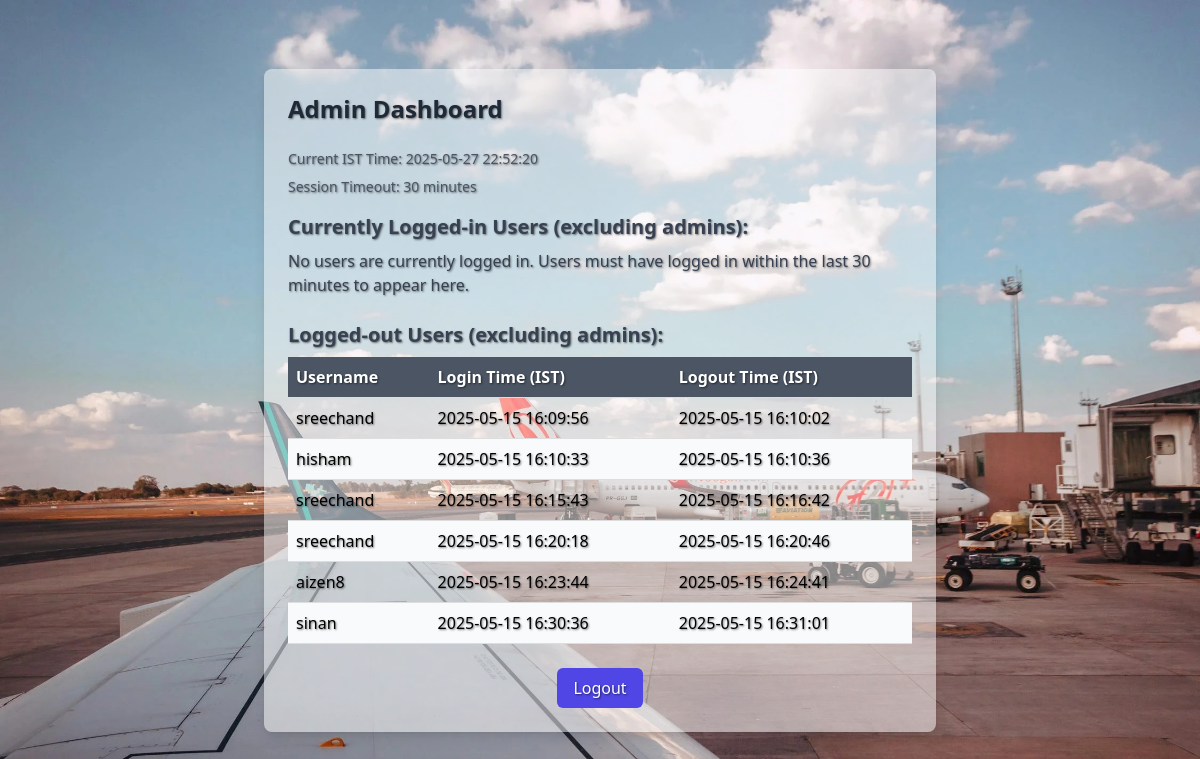
/admin (signed in), run on the app's committed database.
### tables this page shows
CREATE TABLE session_history (
                 id INTEGER PRIMARY KEY AUTOINCREMENT,
                 user_id INTEGER NOT NULL,
                 username TEXT NOT NULL,
                 login_time TEXT NOT NULL,
                 logout_time TEXT,
                 FOREIGN KEY (user_id) REFERENCES users(id)
                 );

### app.py (the view)
    def wrap(*args, **kwargs):
        if 'user_id' not in session:
            flash('Please log in to access this page.', 'error')
            return redirect(url_for('login'))
        print(f"Admin check - Session: user_id={session.get('user_id')}, is_admin={session.get('is_admin')}")
        if not session.get('is_admin'):
            flash('Admin access required.', 'error')
            return redirect(url_for('index'))
        return f(*args, **kwargs)

### app.py (called while the page is built, shortened)
def cleanup_expired_sessions(conn, c):
    try:
        c.execute("SELECT user_id, login_time FROM sessions")
        sessions = c.fetchall()
        current_time = datetime.utcnow()
        expired_ids = []
        if expired_ids:
            c.executemany("DELETE FROM sessions WHERE user_id = ?", [(id,) for id in expired_ids])
            conn.commit()
            print(f"Cleaned up {len(expired_ids)} expired sessions: {expired_ids}")
    except sqlite3.Error as e:
        print(f"Failed to clean up expired sessions: {str(e)}")

def admin_required(f):
    def wrap(*args, **kwargs):
        if 'user_id' not in session:
            flash('Please log in to access this page.', 'error')
            return redirect(url_for('login'))
        print(f"Admin check - Session: user_id={session.get('user_id')}, is_admin={session.get('is_admin')}")
        if not session.get('is_admin'):
            flash('Admin access required.', 'error')
            return redirect(url_for('index'))
        return f(*args, **kwargs)
    wrap.__name__ = f.__name__
    return wrap

### templates/admin.html (shortened to what this page needs)
<!DOCTYPE html>
<html lang="en">
<head>
    <script src="https://cdn.tailwindcss.com"></script>
</head>
<body class="flex items-center justify-center min-h-screen">
    <div class="w-full max-w-2xl bg-opacity-50 bg-white rounded-lg shadow-lg p-6">
        <h1 class="text-2xl font-bold text-gray-800 mb-6">Admin Dashboard</h1>
        <p class="text-gray-600 text-sm mb-2">Current IST Time: {{ current_time }}</p>
        <p class="text-gray-600 text-sm mb-4">Session Timeout: {{ session_timeout_minutes }} minutes</p>
        <h2 class="text-xl font-semibold text-gray-700 mb-2">Currently Logged-in Users (excluding admins):</h2>
        {% if logged_in_users %}
        <table class="mb-6">
            <thead>
                <tr>
                    <th>Username</th>
                    <th>Login Time (IST)</th>
                </tr>
            </thead>
            <tbody>
                {% for user in logged_in_users %}
                <tr>
                    <td>{{ user.username }}</td>
                    <td>{{ user.login_time }}</td>
                </tr>
                {% endfor %}
            </tbody>
        </table>
        {% else %}
        <p class="text-gray-700 mb-6">No users are currently logged in. Users must have logged in within the last {{
            session_timeout_minutes }} minutes to appear here.</p>
        {% endif %}
        <h2 class="text-xl font-semibold text-gray-700 mb-2">Logged-out Users (excluding admins):</h2>
        {% if logged_out_users %}
        <table class="mb-6">
            <thead>
                <tr>
                    <th>Username</th>
                    <th>Login Time (IST)</th>
                    <th>Logout Time (IST)</th>
                </tr>
            </thead>
            <tbody>
                {% for user in logged_out_users %}
                <tr>
                    <td>{{ user.username }}</td>
                    <td>{{ user.login_time }}</td>
                    <td>{{ user.logout_time }}</td>
                </tr>
                {% endfor %}
            </tbody>
        </table>
        {% else %}
        <p class="text-gray-700 mb-6">No users have logged out yet.</p>
        {% endif %}
        <div class="text-center">
            <a href="{{ url_for('logout') }}"
                class="inline-block px-4 py-2 bg-indigo-600 text-white rounded-md hover:bg-indigo-700 transition-colors duration-200">Logout</a>
        </div>
    </div>
</body>
</html>

### data on the page
session_history: username "sreechand", login_time "2025-05-15 16:09:56", logout_time "2025-05-15 16:10:02"
session_history: username "hisham", login_time "2025-05-15 16:10:33", logout_time "2025-05-15 16:10:36"
session_history: username "sreechand", login_time "2025-05-15 16:15:43", logout_time "2025-05-15 16:16:42"
session_history: username "sreechand", login_time "2025-05-15 16:20:18", logout_time "2025-05-15 16:20:46"
session_history: username "aizen8", login_time "2025-05-15 16:23:44", logout_time "2025-05-15 16:24:41"
session_history: username "sinan", login_time "2025-05-15 16:30:36", logout_time "2025-05-15 16:31:01"

### other printed values
{{ current_time }} "2025-05-27 22:52:20"
{{ session_timeout_minutes }} "30"
